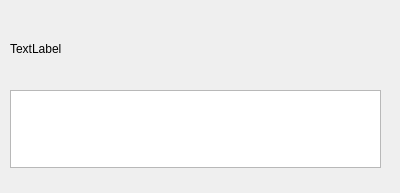
<?xml version="1.0" encoding="UTF-8"?>
<ui version="4.0">
 <class>Form</class>
 <widget class="QWidget" name="Form">
  <property name="geometry">
   <rect>
    <x>0</x>
    <y>0</y>
    <width>400</width>
    <height>193</height>
   </rect>
  </property>
  <property name="windowTitle">
   <string>Form</string>
  </property>
  <widget class="QTextEdit" name="textInputBox">
   <property name="geometry">
    <rect>
     <x>10</x>
     <y>90</y>
     <width>371</width>
     <height>78</height>
    </rect>
   </property>
  </widget>
  <widget class="QLabel" name="textToWrite">
   <property name="geometry">
    <rect>
     <x>10</x>
     <y>40</y>
     <width>371</width>
     <height>17</height>
    </rect>
   </property>
   <property name="text">
    <string>TextLabel</string>
   </property>
  </widget>
 </widget>
 <resources/>
 <connections/>
</ui>
